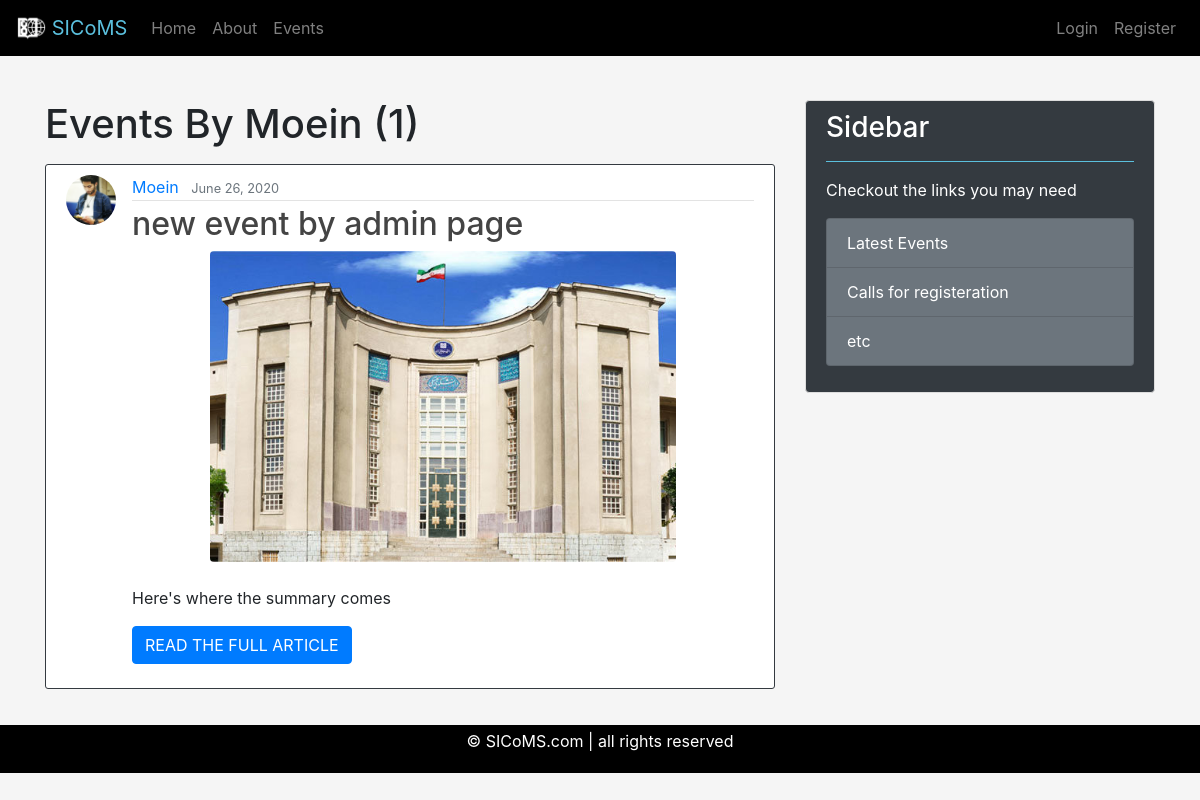
Page /events/user/Moein/ on the earlier database version.
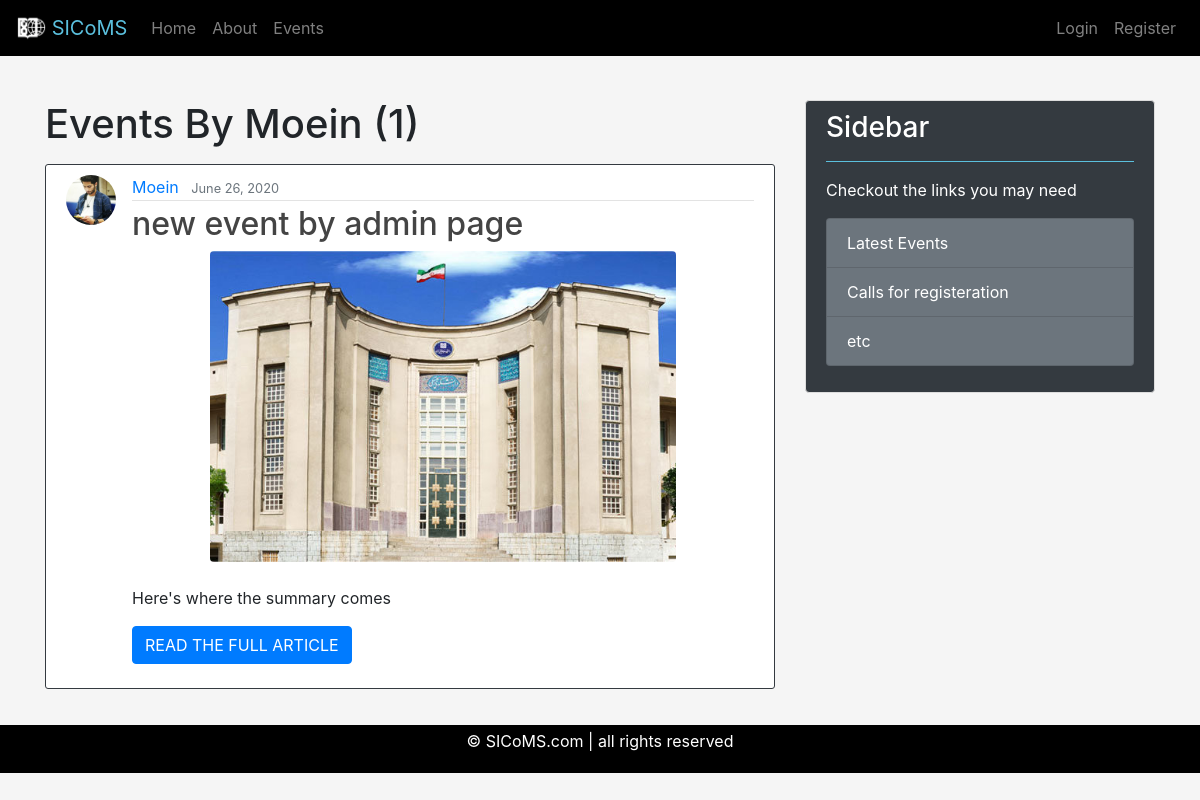
Same page on the later database version.
### events/models.py (models this page shows, shortened)
class Event(models.Model):
    CATEGORIES = (
        ('RES', 'Research'),
        ('VIS', 'Visit'),
        ('SCH', 'School'),
        ('CON', 'Conference'),
        ('COM', 'Competition')
    )
    title = models.CharField(max_length=100)
    photo = models.ImageField(default="post_default.jpg",
                              upload_to="post_pics")
    category = models.CharField(max_length=3, choices=CATEGORIES, null=True)
    summary = models.TextField(max_length=500)
    explanation = models.TextField()
    date_posted = models.DateTimeField(default=timezone.now)
    author = models.ForeignKey(User, on_delete=models.CASCADE)

### users/models.py (models this page shows, shortened)
class Profile(models.Model):
    MAJORS = (
        ('MED', "Medicine"),
        ('OTH', 'Other'),
    )
    user = models.OneToOneField(User, on_delete=models.CASCADE)
    image = models.ImageField(default='profile_default.jpg',
                              upload_to='profile_pics')
    first_name = models.CharField(max_length=50, null=True)
    last_name = models.CharField(max_length=50, null=True)
    major = models.CharField(max_length=3,
                             choices=MAJORS,
                             null=True)
    semester = models.SmallIntegerField(null=True)
    student_id = models.CharField(max_length=12, null=True)
    university = models.CharField(max_length=60, null=True)

### events/views.py (the view)
# urls.py: path('user/<str:username>/', UserEventListView.as_view(), name="user-events"),
class UserEventListView(ListView):
    model = Event
    template_name = 'events/user_events.html' # <app>/<model>_<viewtype>.html
    context_object_name = 'events'
    ordering = ['-date_posted']
    paginate_by = 5
    def get_queryset(self):
        user = get_object_or_404(User, username=self.kwargs.get('username'))
        return Event.objects.filter(author=user).order_by('-date_posted')

### events/templates/events/user_events.html (shortened to what this page needs)
{% extends "homepage/base.html" %}
{% load static %}
{% block innercontent %}
    <h1 class="mb-3">Events By {{view.kwargs.username}} ({{page_obj.paginator.count}})</h1>
    {% for event in events %}
        <article class="media content-section border-dark pb-4">
            <img  class="rounded-circle article-img" src="{{ event.author.profile.image.url }}" alt="">
            <div class="media-body" id="this">
            <div class="article-metadata">
                <a class="mr-2" href="{% url 'user-events' event.author.username %}" id="hover">{{ event.author }}</a>
                <small class="text-muted">{{ event.date_posted|date:"F d, Y" }}</small>
            </div>
            <h2><a class="article-title" href="{% url 'event-detail' event.id %}" id="hover">{{ event.title }}</a></h2>
            <img alt="" class="w-75 mx-auto d-block rounded" src="{{ event.photo.url }}"><br>
            <p class="article-content text-justify">{{ event.summary }}</p>
            <a href="{% url 'event-detail' event.id %}" class="btn btn-primary">READ THE FULL ARTICLE</a>
            </div>
        </article>
    {% endfor %}
{% endblock innercontent %}

### homepage/templates/homepage/base.html (shortened to what this page needs)
{% load static %}
<!doctype html>
<html lang="en">
  <head>
    <link rel="stylesheet" href="https://stackpath.bootstrapcdn.com/bootstrap/4.5.0/css/bootstrap.min.css">
    <link rel="stylesheet" href="{% static 'homepage/main.css' %}">
  </head>
  <body class="">
    <nav class="navbar navbar-expand-md navbar-dark fixed-top" id="nav">
        <a class="navbar-brand" href="{% url 'homepage-home' %}" id="navbar-brand">
            <img src="{% static 'homepage/images/o1.png' %}" width="30" height="30" class="d-inline-block align-top" alt="">
            SICoMS
        </a>
        <div class="collapse navbar-collapse" id="navbarCollapse">
            <div class="navbar-nav mr-auto">
                <a class="nav-link" href="{% url 'homepage-home' %}" id="hover">Home <span class="sr-only">(current)</span></a>
                <a class="nav-link" href="{% url 'about-page' %}" id="hover">About</a>
                <a class="nav-link" href="{% url 'events-home' %}" id="hover">Events</a>
            </div>
            <div class="navbar-nav">
                {% if user.is_authenticated %}
                  <a class="nav-link" href="{% url 'event-create' %}" id="hover">New Event</a>
                  <a class="nav-link" href="{% url 'profile' %}" id="hover">Profile</a>
                  <a class="nav-link" href="{% url 'logout' %}" id="hover">Logout</a>
                {% else %}
                  <a class="nav-link" href="{% url 'login' %}" id="hover">Login</a>
                  <a class="nav-link" href="{% url 'register' %}" id="hover">Register</a>
                {% endif %}
            </div>
        </div>
      </nav>
      <main role="main" class="container">
        {% block content %}
                <div class="row">
                  <div class="col-md-8">
                      {% block innercontent %}{% endblock innercontent %}
                  </div>
                  <div class="col-md-4">
                      <div class="content-section bg-dark rounded">
                      <h3 class="text-white">Sidebar</h3><hr>
                      <p class='text-white'>Checkout the links you may need
                          <ul class="list-group">
                          <li class="list-group-item list-group-item-light bg-secondary text-white">Latest Events</li>
                          <li class="list-group-item list-group-item-light bg-secondary text-white">Calls for registeration</li>
                          <li class="list-group-item list-group-item-light bg-secondary text-white">etc</li>
                          </ul>
                      </p>
                      </div>
                  </div>
                </div>
        {% endblock content %}
      </main>
      {% block foot %}
        <footer class="sticky-bottom d-block mt-3 pb-1 pt-1">
          <p class="text-center text-white">© SICoMS.com | all rights reserved</p>
        </footer>
      {% endblock foot %}
  </body>
</html>

### homepage/static/homepage/main.css (style rules this page uses)
body { margin-top: 100px; background-color: whitesmoke; }
.navbar { background-color: black; }
footer { background-color: black; }
#navbar-brand { color: #5bc0de; }
hr { border-top: 1px #5bc0de solid; }
.content-section { background: #ffffff; padding: 10px 20px; border: 1px solid #dddddd; border-radius: 3px; margin-bottom: 20px; }
.article-title { color: #444444; }
.article-content { white-space: pre-line; width: 100%; text-align: left; }
.article-img { height: 50px; width: 50px; margin-right: 16px; }
.article-metadata { padding-bottom: 1px; margin-bottom: 4px; border-bottom: 1px solid #e3e3e3 }

Differences in the rows shown:
changed through a linked row, Event "new event by admin page": author.profile.image: a different picture
